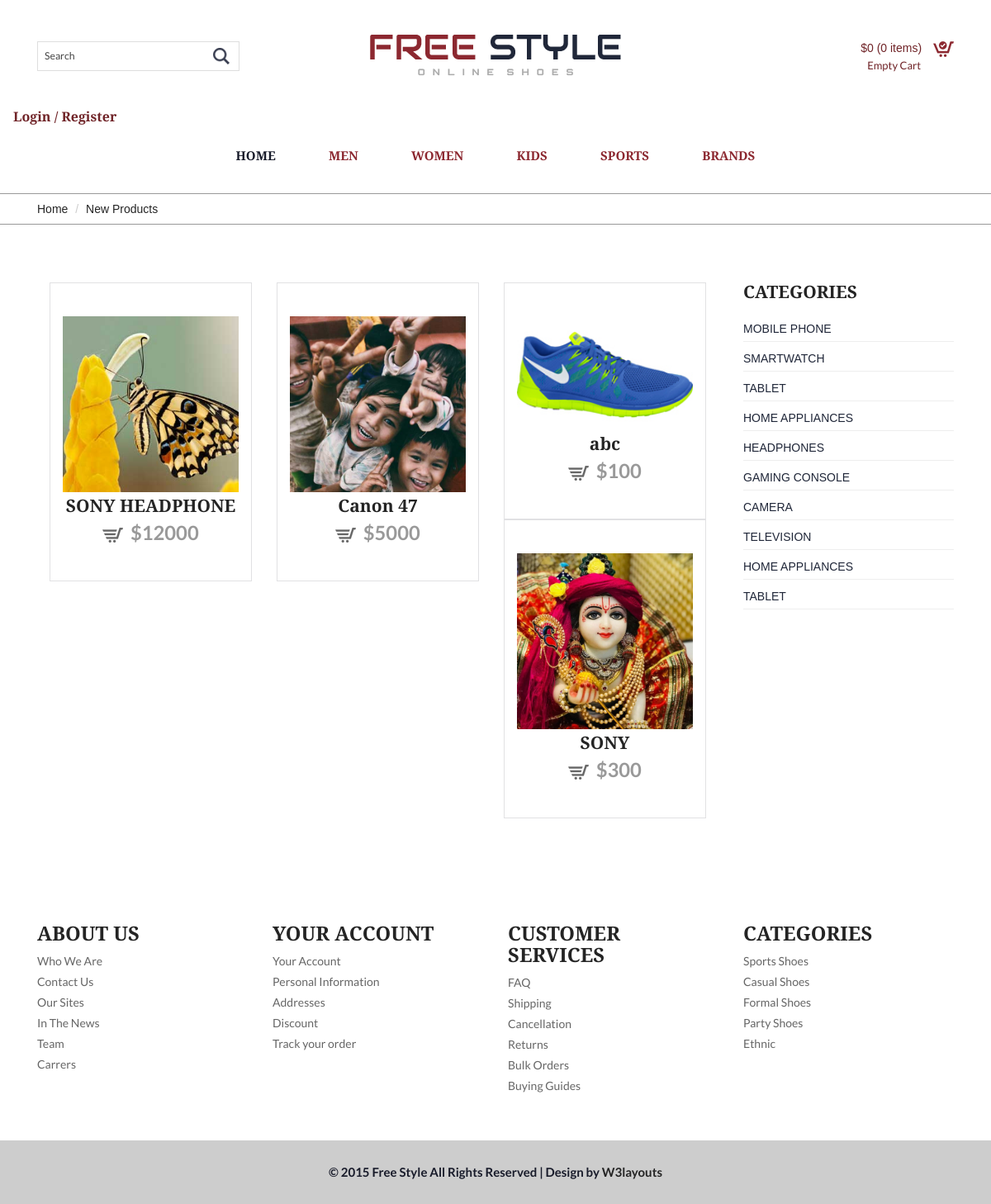
/products.php, run on the app's committed database.
### tables this page shows
CREATE TABLE `product` (
  `id` int(11) NOT NULL,
  `category_id` int(11) DEFAULT NULL,
  `name` varchar(100) NOT NULL,
  `image` varchar(100) NOT NULL,
  `price` varchar(100) NOT NULL,
  `description` text NOT NULL,
  `deleted_at` timestamp NULL DEFAULT current_timestamp() ON UPDATE current_timestamp()
);

CREATE TABLE `category` (
  `id` int(11) NOT NULL,
  `name` varchar(100) NOT NULL,
  `image` varchar(100) NOT NULL
);

### products.php (the view, shortened to what this page needs)
<!DOCTYPE html>
<html>
<head>
	<link href="css/bootstrap.css" rel="stylesheet" type="text/css" media="all" />
	<link href="css/style.css" rel="stylesheet" type="text/css" media="all" />
	<link href="css/memenu.css" rel="stylesheet" type="text/css" media="all" />
</head>
<body>
	<?php include("inc/header.php"); ?>
	<div class="breadcrumbs">
		<div class="container">
			<div class="breadcrumbs-main">
				<ol class="breadcrumb">
					<li><a href="index.php">Home</a></li>
					<li class="active">New Products</li>
				</ol>
			</div>
		</div>
	</div>
	<div class="product">
		<div class="container">
			<div class="product-main">
				<div class="col-md-9 p-left">
					<div class="product-one">
						<?php
						$query = "
							SELECT product.id as product_id, product.name as pname , product.image , product.price , product.description, product.category_id ,
							category.name as cname , category.id
							FROM product
							INNER JOIN category
							ON category.id = product.category_id
						";
						$res = $db->query($query);
						while ($row = $res->fetch_assoc()) { ?>
							<div class="col-md-4 product-left single-left">
								<div class="p-one simpleCart_shelfItem">
									<a href="single.php?id=<?php echo $row['product_id']; ?>">
										<img src="admin/uploads/<?php echo $row['image']; ?>" alt="" style="" />
									</a>
									<h4> <?php echo $row['pname']; ?> </h4>
									<p><a class="item_add" href="#"><i></i> <span class=" item_price">$<?php echo $row['price']; ?> </span></a></p>
								</div>
							</div>
						<?php }	?>
						<div class="clearfix"> </div>
					</div>
				</div>
				<div class="col-md-3 p-right single-right">
					<h3>Categories</h3>
					<ul class="product-categories">
						<?php
						$res = 	$db->query("SELECT * FROM category");
						while ($row = $res->fetch_assoc()) { ?>
							<li><a href="#"> <?php echo $row['name']; ?> </a></li>
						<?php } ?>
					</ul>
				</div>
				<div class="clearfix"> </div>
			</div>
		</div>
	</div>
	<?php include("inc/footer.php"); ?>

### css/style.css (style rules this page uses)
body { background:#fff; font-family: 'Alegreya Sans SC', sans-serif; }
.item_add { color: #fff; border:none; }
.breadcrumbs { border-top: 1px solid #999; border-bottom: 1px solid #999; margin-top: 1em; }
ol.breadcrumb { margin: 0; }
.breadcrumb li a { color:#242424; }
.breadcrumb > .active { color: #242424; }
.breadcrumb { background: none; }
.product { padding:6em 0px; }
.p-one { border: 1px solid rgba(24, 27, 42, 0.13); padding: 40px 15px; }
.p-one img { -webkit-transition-duration: 0.5s; -moz-transition-duration: 0.5s; -o-transition-duration: 0.5s; width:100%; }
.product-left { position:relative; text-align:center; }
.product-one { margin-top: 4%; }
.product-one:nth-child(1) { margin-top:0; }
.p-one h4 { color: #242424; font-size: 21px; font-weight: 600; margin: 5px 0 0 0; }
.p-one p { font-size: 1.7em; color: #999; font-family: 'Lato', sans-serif; margin: 5px 0 0 0; font-weight: 700; display: inline-block; vertical-align: middle; }
.p-one p a { text-decoration: none; color: #999; }
.p-one p i { background: url(../images/cart.png) no-repeat; width: 25px; height: 18px; display: inline-block; margin-right: 4px; vertical-align: middle; }
.single-right h3 { color: #242424; font-size: 1.5em; font-weight: 600; margin: 0 0 18px 0; text-transform: uppercase; }
ul.product-categories { padding:0; margin-bottom:2.5em; }
ul.product-categories li { padding: 5px 0; border-bottom: 1px solid #eee; margin-bottom: 5px; text-transform: uppercase; list-style:none; }
ul.product-categories li a { font-size: 14px; color: #202739; font-weight: 500; }
@media (max-width:1280px) { .product { padding: 5em 0px; } }

### data on the page
product: image (picture), name "SONY HEADPHONE", price "12000"
product: image (picture), name "Canon 47", price "5000"
product: image (picture), name "abc", price "100"
product: image (picture), name "SONY", price "300"
category: name "MOBILE PHONE"
category: name "SMARTWATCH"
category: name "TABLET"
category: name "HOME APPLIANCES"
category: name "HEADPHONES"
category: name "GAMING CONSOLE"
category: name "CAMERA"
category: name "TELEVISION"
category: name "HOME APPLIANCES"
category: name "TABLET"

### other printed values
$cart_total "0"
$cart_count "0"
